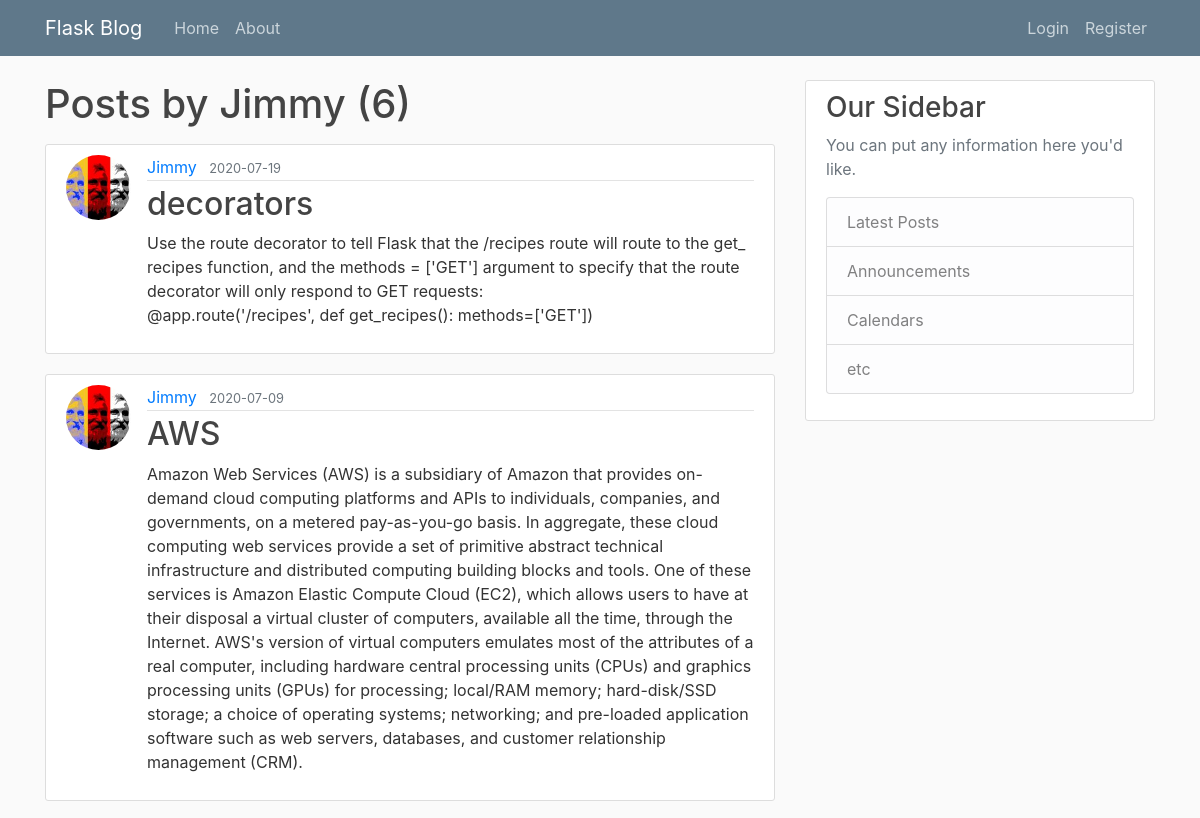
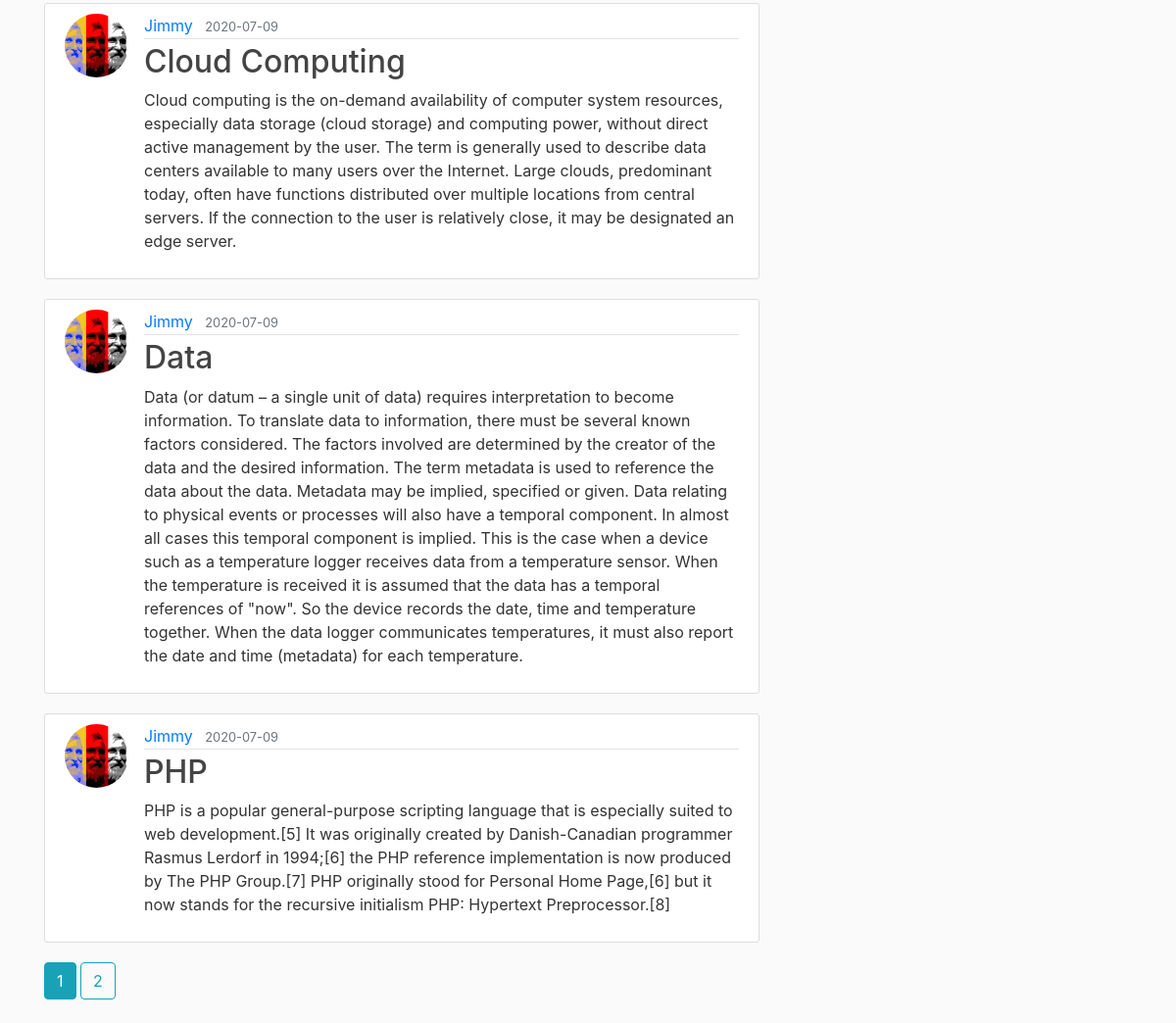
Page /user/Jimmy on the committed database (2 pictures, top to bottom).
### appblog/models.py (models this page shows, shortened)
class User(db.Model, UserMixin):
    id = db.Column(db.Integer, primary_key=True)
    username = db.Column(db.String(20), unique=True, nullable=False)
    email = db.Column(db.String(120), unique=True, nullable=False)
    image_file = db.Column(db.String(20), nullable=False, default='default.jpg')
    password = db.Column(db.String(60), nullable=False)
    posts = db.relationship('Post', backref='author', lazy=True)

class Post(db.Model):
    id = db.Column(db.Integer, primary_key=True)
    title = db.Column(db.String(100), nullable=False)
    date_posted = db.Column(db.DateTime, nullable=False, default=datetime.utcnow)
    content = db.Column(db.Text, nullable=False)
    user_id = db.Column(db.Integer, db.ForeignKey('user.id'), nullable=False)

### appblog/users/routes.py (the view)
@users.route("/user/<string:username>")
def user_posts(username):
    page = request.args.get('page', 1, type=int)
    user = User.query.filter_by(username=username).first_or_404()
    posts = Post.query.filter_by(author=user)\
        .order_by(Post.date_posted.desc())\
        .paginate(page=page, per_page=5)
    return render_template('user_posts.html', posts=posts, user=user)

### appblog/templates/user_posts.html
{% extends "layout.html" %}
{% block content %}
    <h1 class="mb-3">Posts by {{ user.username }} ({{ posts.total }})</h1>
    {% for post in posts.items %}
        <article class="media content-section">
          <img class="rounded-circle article-img" src="{{ url_for('static', filename='profile_pics/' + post.author.image_file) }}">
          <div class="media-body">
            <div class="article-metadata">
              <a class="mr-2" href="{{ url_for('users.user_posts', username=post.author.username) }}">{{ post.author.username }}</a>
              <small class="text-muted">{{ post.date_posted.strftime('%Y-%m-%d') }}</small>
            </div>
            <h2><a class="article-title" href="{{ url_for('posts.post', post_id=post.id) }}">{{ post.title }}</a></h2>
            <p class="article-content">{{ post.content }}</p>
          </div>
        </article>
    {% endfor %}
    {% for page_num in posts.iter_pages(left_edge=1, right_edge=1, left_current=1, right_current=2) %}
      {% if page_num %}
        {% if posts.page == page_num %}
          <a class="btn btn-info mb-4" href="{{ url_for('users.user_posts', username=user.username, page=page_num) }}">{{ page_num }}</a>
        {% else %}
          <a class="btn btn-outline-info mb-4" href="{{ url_for('users.user_posts', username=user.username, page=page_num) }}">{{ page_num }}</a>
        {% endif %}
      {% else %}
        ...
      {% endif %}
    {% endfor %}
{% endblock content %}

### appblog/static/main.css (style rules this page uses)
body { background: #fafafa; color: #333333; margin-top: 5rem; }
h1, h2, h3, h4, h5, h6 { color: #444444; }
.content-section { background: #ffffff; padding: 10px 20px; border: 1px solid #dddddd; border-radius: 3px; margin-bottom: 20px; }
.article-title { color: #444444; }
.article-content { white-space: pre-line; }
.article-img { height: 65px; width: 65px; margin-right: 16px; }
.article-metadata { padding-bottom: 1px; margin-bottom: 4px; border-bottom: 1px solid #e3e3e3 }

### rows in the picture
User: username "Jimmy"
Post: image_file (picture), author.username "Jimmy", date_posted "2020-07-19", title "decorators", content "Use the route decorator to tell Flask that the /recipes route will route to the get_ recipes function, and the methods = ['GET'] argument to specify that the route decorator will only respond to GET requests: @app.route('/recipes', def get_recipes(): methods=['GET'])"
Post: image_file (picture), author.username "Jimmy", date_posted "2020-07-09", title "AWS", content "Amazon Web Services (AWS) is a subsidiary of Amazon that provides on-demand cloud computing platforms and APIs to individuals, companies, and governments, on a metered pay-as-you-go basis. In aggregate, these cloud computing web services provide a set of primitive abstract technical infrastructure and distributed computing building blocks and tools. One of these services is Amazon Elastic Compute Cloud (EC2), which allows users to have at their disposal a virtual cluster of computers, available all the time, through the Internet. AWS's version of virtual computers emulates most of the attributes of a real computer, including hardware central processing units (CPUs) and graphics processing…"
Post: image_file (picture), author.username "Jimmy", date_posted "2020-07-09", title "Cloud Computing", content "Cloud computing is the on-demand availability of computer system resources, especially data storage (cloud storage) and computing power, without direct active management by the user. The term is generally used to describe data centers available to many users over the Internet. Large clouds, predominant today, often have functions distributed over multiple locations from central servers. If the connection to the user is relatively close, it may be designated an edge server."
Post: image_file (picture), author.username "Jimmy", date_posted "2020-07-09", title "Data", content "Data (or datum – a single unit of data) requires interpretation to become information. To translate data to information, there must be several known factors considered. The factors involved are determined by the creator of the data and the desired information. The term metadata is used to reference the data about the data. Metadata may be implied, specified or given. Data relating to physical events or processes will also have a temporal component. In almost all cases this temporal component is implied. This is the case when a device such as a temperature logger receives data from a temperature sensor. When the temperature is received it is assumed that the data has a temporal references of…"
Post: image_file (picture), author.username "Jimmy", date_posted "2020-07-09", title "PHP", content "PHP is a popular general-purpose scripting language that is especially suited to web development.[5] It was originally created by Danish-Canadian programmer Rasmus Lerdorf in 1994;[6] the PHP reference implementation is now produced by The PHP Group.[7] PHP originally stood for Personal Home Page,[6] but it now stands for the recursive initialism PHP: Hypertext Preprocessor.[8]"

### other values in the picture
{{ posts.total }} "6"
{{ page_num }} "1"
{{ page_num }} "2"
